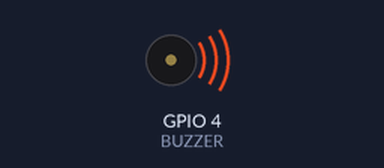
This sketch was run on a simulated ESP32-S3. Shown: buzzer (waves = sounding, pin HIGH). What the sketch prints to the serial monitor is not drawn.

Above: at 0.15 s.
Timing chart, 0 to 3.0 s (numbered marks = the images above):
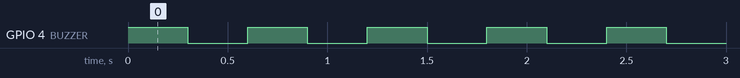

Measured:
- by itself, GPIO 4 (BUZZER): alternates HIGH for 0.30 s and LOW for 0.30 s

The sketch:

buzzer.ino
```cpp
#define BUZZER 4

void taskBuzzer(void *pvParameters) {
  while (1) {
    digitalWrite(BUZZER, HIGH);
    Serial.print("Buzzer task running on Core: ");
    Serial.println(xPortGetCoreID());
    delay(300);
    digitalWrite(BUZZER, LOW);
    delay(300);
  }
}

void setup() {
  Serial.begin(115200);
  pinMode(BUZZER, OUTPUT);

  // Core 0
  xTaskCreatePinnedToCore(taskBuzzer, "taskBuzzer_Core0", 1000, NULL, 1, NULL, 0);

  // Core 1
  // xTaskCreatePinnedToCore(taskBuzzer, "taskBuzzer_Core1", 1000, NULL, 1, NULL, 1);
}

void loop() {}
```
